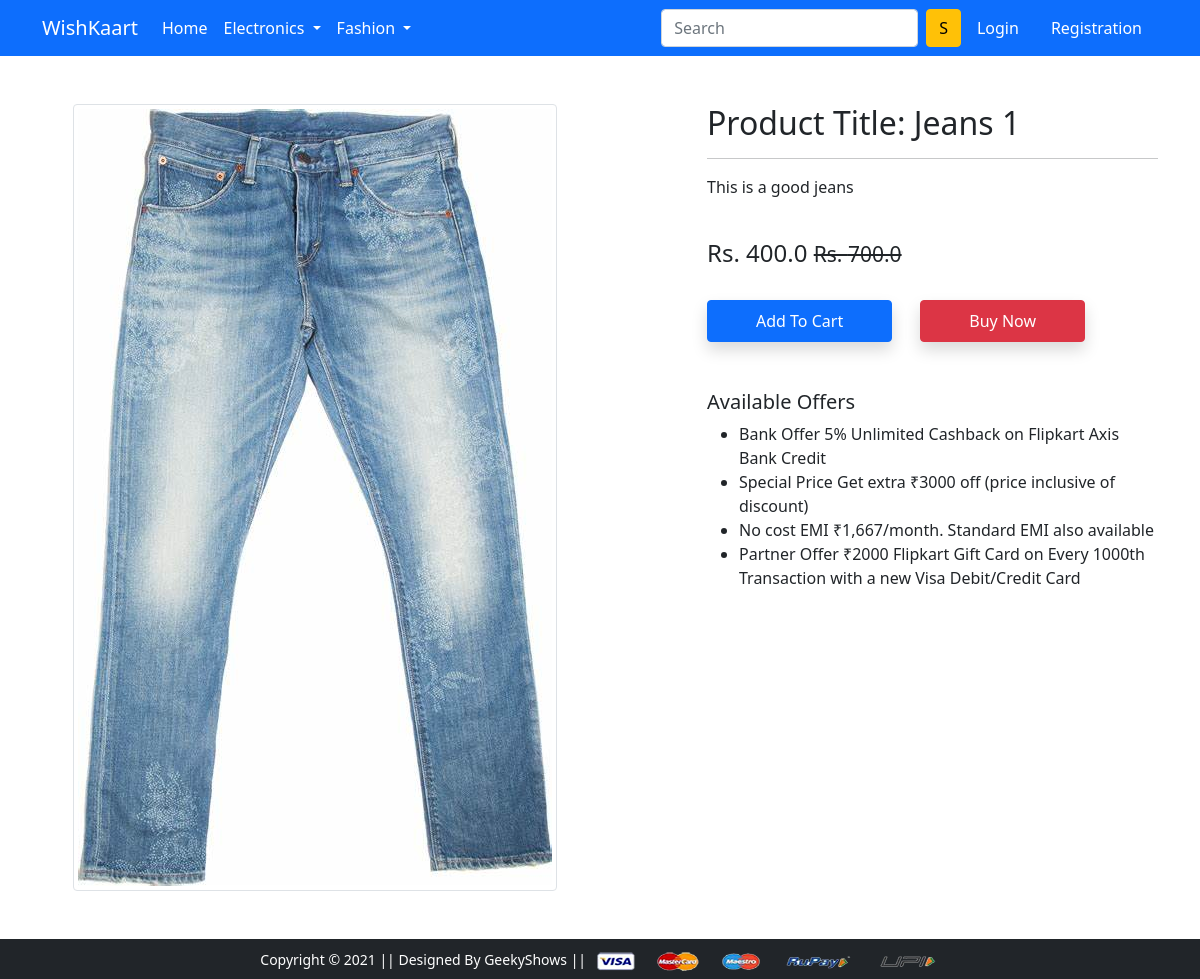
Screenshot of /product-detail/1 with the database file from the repository.
### app/models.py (models this page shows)
class Product(models.Model):
        title = models.CharField(max_length=100)
        selling_price = models.FloatField()
        discounted_price = models.FloatField()
        description = models.TextField()
        brand = models.CharField(max_length=100)
        category = models.CharField(choices=CATEGORY_CHOICES,max_length=2)
        product_image = models.ImageField(upload_to='producting')

### app/views.py (the view)
# urls.py: path('product-detail/<int:pk>', views.ProductDetailView.as_view(), name='product-detail'),
class ProductDetailView(View):
    def get(self, request, pk):
        product = Product.objects.get(pk=pk)
        item_already_in_cart = False
        if request.user.is_authenticated:
         item_already_in_cart = Cart.objects.filter(Q(products=product.id) & Q(user=request.user)).exists()
        return render(request, 'app/productdetail.html',{'product':product,'item_already_in_cart':item_already_in_cart})

### app/templates/app/productdetail.html (shortened to what this page needs)
{% extends 'app/base.html' %}
{% load static %}
{% block main-content %}
<div class="container my-5">
 <div class="row">
  <div class="col-sm-6 text-center align-self-center">
   <img src="{{product.product_image.url}}" alt="" class="img-fluid img-thumbnail">
  </div>
  <div class="col-sm-5 offset-sm-1">
   <h2>Product Title: {{product.title}}</h2>
   <hr>
   <p>{{product.description}}</p> <br>
   <h4>Rs. {{product.discounted_price}} <small class="fw-light text-decoration-line-through">Rs. {{product.selling_price}}</small></h4> <br>
   {% if not request.user.is_authenticated %}
   <form action="/add-to-cart" class="d-inline">
    <button type="submit" class="btn btn-primary shadow px-5 py-2">Add To Cart</button>
   </form>
   {% endif %}
   <a href="{% url 'checkout' %}" class="btn btn-danger shadow px-5 py-2 ms-4">Buy Now</a>
   <h5 class="mt-5">Available Offers</h5>
   <ul>
    <li>Bank Offer 5% Unlimited Cashback on Flipkart Axis Bank Credit</li>
    <li>Special Price Get extra ₹3000 off (price inclusive of discount)</li>
    <li>No cost EMI ₹1,667/month. Standard EMI also available</li>
    <li>Partner Offer ₹2000 Flipkart Gift Card on Every 1000th Transaction with a new Visa Debit/Credit Card</li>
   </ul>
  </div>
 </div>
</div>
{% endblock main-content %}

### rows the page displays
Product: product_image (picture), title "Jeans 1", description "This is a good jeans", discounted_price "400.0", selling_price "700.0"
